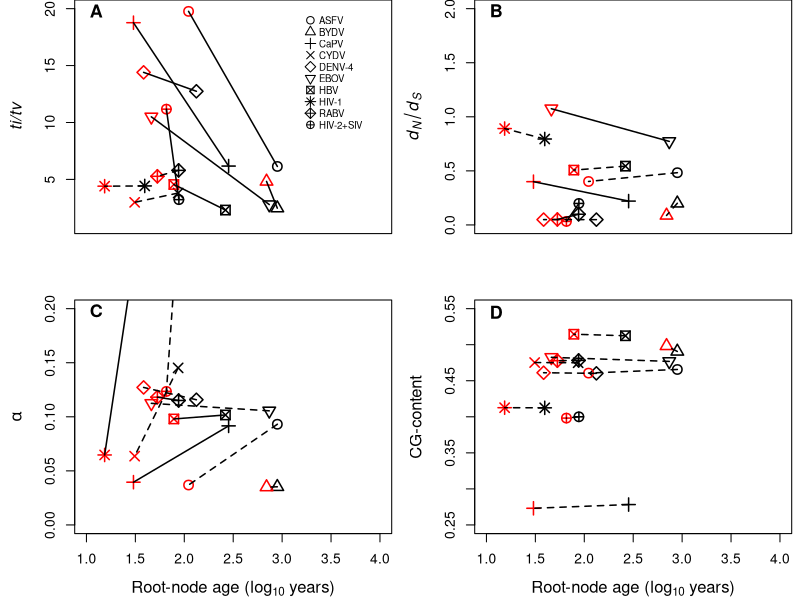

Recreate this plot in R.
raw_dat <- read.table('restuls_test.txt', as.is = T)

# Plot titv:

comp_dat <- raw_dat[grep('COMPLETE', raw_dat$V1), c(1, 2, 12, 5, 6, 13, 14, 15, 16)]
comp_dat$V1 <- gsub('COMPLETE', '', comp_dat$V1)
names_data <- gsub('[.]fasta', '', raw_dat$V1[-grep('COMPLETE|boot', raw_dat$V1)])

pruned_dat <- raw_dat[-(grep('boot|COMPLETE', raw_dat$V1)), c(1, 2, 12, 5, 6, 13, 14, 15, 16)]

combine_dat <- merge(x = comp_dat, y = pruned_dat, by.x = 1, by.y = 1)

gccont <- cbind(cg.x = ((combine_dat$V14.x + combine_dat$V15.x) / (combine_dat$V13.x + combine_dat$V16.x + combine_dat$V14.x + combine_dat$V15.x)), cg.y = ((combine_dat$V14.y + combine_dat$V15.y) / (combine_dat$V13.y + combine_dat$V16.y + combine_dat$V14.y + combine_dat$V15.y)))

combine_dat <- cbind(combine_dat, gccont)

# TITV
pdf('Fig1.pdf', useDingbats = F, paper = 'a4')
par(mfrow = c(2, 2))
par(mar = c(4, 4.5, 0, 0.5))
plot(log10(combine_dat$V12.x), combine_dat$V2.x, pch = 1:10, col = 'black', ylim = c(1, 20), xlim = c(1, 4), lwd = 1.5  , ylab = expression(italic('ti/tv')) , xlab = '', xaxt = 'n', cex.lab = 1.2, cex = 1.5)#, xlab = expression(paste('Root-node age (', log[10], ' years)')))
points(log10(combine_dat$V12.y), combine_dat$V2.y, pch = 1:10, col = 'red', lwd = 1.5, cex = 1.5)
legend(x = 3.2, y = 20, legend = c('ASFV', 'BYDV', 'CaPV', 'CYDV', 'DENV-4', 'EBOV', 'HBV', 'HIV-1', 'RABV', 'HIV-2+SIV' ), bty = 'n', cex = 0.7, pch = 1:10, pt.cex = 1.2)
text(x = 1.1, y = 19.8, labels = expression(bold('A')), cex = 1.3)
 
#legend(x = 2.8, y = 20, legend = gsub('[.]fasta', '', combine_dat$V1), bty = 'n', cex = 0.7, pch = 1:10)

l_sig_titv <- c(1, 2)[grepl('CYDV|HIV_|rab', combine_dat$V1) + 1]

for(i in 1:nrow(combine_dat)){
lines(x = c(log10(combine_dat$V12.x[i]), log10(combine_dat$V12.y[i])), y = c(combine_dat$V2.x[i], combine_dat$V2.y[i]), lwd = 1.5, lty = l_sig_titv[i])
}

# dnds
plot(log10(combine_dat$V12.x), combine_dat$V5.x, pch = 1:10, col = 'black', ylim = c(0, 2), xlim = c(1, 4), lwd = 1.5, ylab = expression(italic(d[N]/d[S])) , xlab = '', xaxt = 'n', cex.lab = 1.2,cex = 1.5)#, xlab = expression(paste('Root-node age (', log[10], ' years)')))
points(log10(combine_dat$V12.y), combine_dat$V5.y, pch = 1:10, col = 'red', lwd = 1.5 , cex = 1.5)
text(x = 1.1, y = 1.98, labels = expression(bold('B')), cex = 1.3)

l_sig_dnds <- c(1, 2)[grepl('ASFV|BYDV|CYDV|dv4|HBV|HIV_', combine_dat$V1) + 1]
for(i in 1:nrow(combine_dat)){
lines(x = c(log10(combine_dat$V12.x[i]), log10(combine_dat$V12.y[i])), y = c(combine_dat$V5.x[i], combine_dat$V5.y[i]), lwd = 1.5, lty = l_sig_dnds[i])
}

# alpha
plot(log10(combine_dat$V12.x), combine_dat$V6.x, pch = 1:10, col = 'black', ylim = c(0, 0.2), xlim = c(1, 4), lwd = 1.5, ylab = expression(italic(alpha)), xlab = expression(paste('Root-node age (', log[10], ' years)')) , cex.lab = 1.2, cex = 1.5)
points(log10(combine_dat$V12.y), combine_dat$V6.y, pch = 1:10, col = 'red', lwd = 1.5, cex = 1.5)
text(x = 1.1, y = 0.198, labels = expression(bold('C')), cex = 1.3)

l_sig_a <- c(1, 2)[grepl('ASFV|BYDV|CYDV|dv4|HIV2|ebov', combine_dat$V1) + 1]
for(i in 1:nrow(combine_dat)){
lines(x = c(log10(combine_dat$V12.x[i]), log10(combine_dat$V12.y[i])), y = c(combine_dat$V6.x[i], combine_dat$V6.y[i]), lwd = 1.5, lty = l_sig_a[i])
}

# GC cont
#l_sig_cg <- c(1, 2)[grepl('ASFV|BYDV|Capox|CYDV|dv4|HIV_|HIV2', combine_dat$V1) + 1]

plot(log10(combine_dat$V12.x), combine_dat$cg.x, pch = 1:10, col =  'black', ylim = c(0.25, 0.55), xlim = c(1, 4), lwd = 1.5, ylab = 'CG-content', xlab = expression(paste('Root-node age (', log[10], ' years)')), , cex.lab = 1.2, cex = 1.5)
points(log10(combine_dat$V12.y), combine_dat$cg.y, pch = 1:10, col = 'red', lwd = 1.5, cex = 1.5)
text(x = 1.1, y = 0.545, labels = expression(bold('D')), cex = 1.3)


for(i in 1:nrow(combine_dat)){
lines(x = c(log10(combine_dat$V12.x[i]), log10(combine_dat$V12.y[i])), y = c(combine_dat$cg.x[i], combine_dat$cg.y[i]), lwd = 1.5, lty = 2)
}

dev.off()







if(F){
# TITV
par(mfrow = c(2, 1))
plot((combine_dat$V12.x), combine_dat$V2.x, pch = 1:10, col = 'black', ylim = c(1, 25), xlim = c(1, 1000))
points((combine_dat$V12.y), combine_dat$V2.y, pch = 1:10, col = 'red')

for(i in 1:nrow(combine_dat)){
lines(x = c((combine_dat$V12.x[i]), (combine_dat$V12.y[i])), y = c(combine_dat$V2.x[i], combine_dat$V2.y[i]))
}

# dnds
plot((combine_dat$V12.x), combine_dat$V5.x, pch = 1:10, col = 'black', ylim = c(0, 5), xlim = c(1, 1000))
points((combine_dat$V12.y), combine_dat$V5.y, pch = 1:10, col = 'red')

for(i in 1:nrow(combine_dat)){
lines(x = c((combine_dat$V12.x[i]), (combine_dat$V12.y[i])), y = c(combine_dat$V5.x[i], combine_dat$V5.y[i]))
}
}

# Write the complete data
sup_t_2 <- combine_dat[, c(1, 2, 3, 4, 5, 18, 10, 11, 12, 13, 19)]
colnames(sup_t_2) <- c('data_set_name', 'titv_comp', 'root_age_comp', 'dnds_comp', 'alpha_comp', 'cg_comp', 'titv_subsamp', 'root_age_subsamp', 'dnds_subsamp', 'alpha_subsamp', 'cg_subsamp')

sup_t_2$data_set_name <- gsub('[.]fasta', '', sup_t_2$data_set_name)



write.table(sup_t_2, file = 'supp_table_1.txt', row.names = F, sep = '\t')
